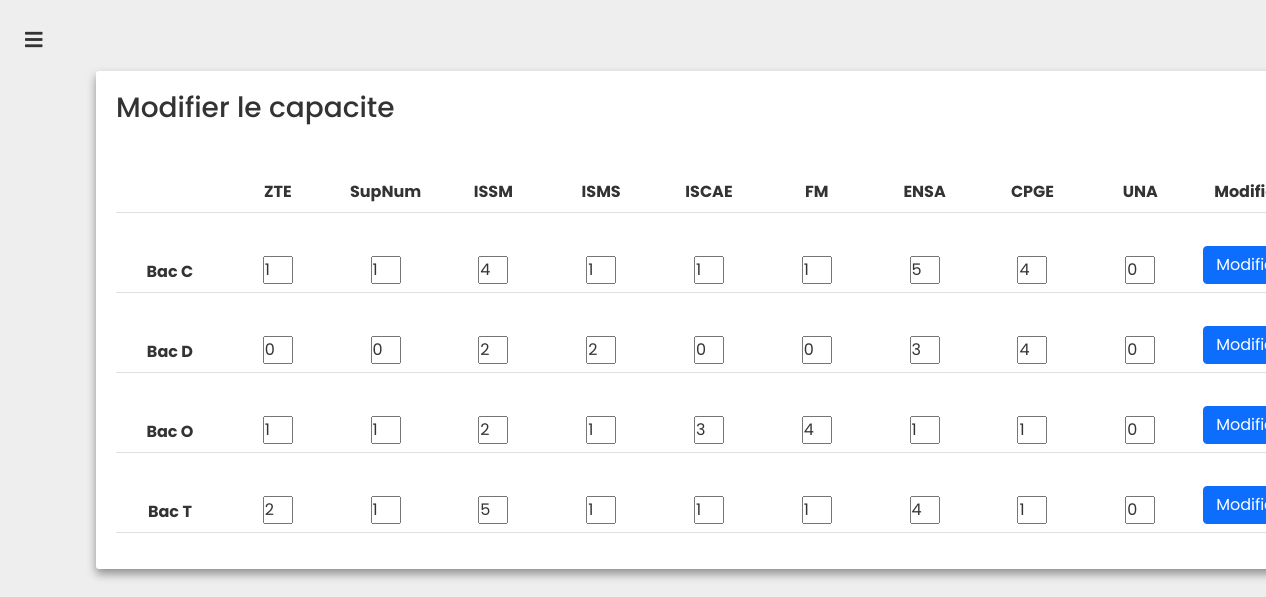
Page /moyenne/capacite.php on the committed database.
### tables this page shows
CREATE TABLE `serie` (
  `id_serie` text NOT NULL,
  `id_matiere` varchar(20) NOT NULL,
  `filiere` varchar(20) DEFAULT NULL
);

CREATE TABLE `capfiliere` (
  `anne` int(4) NOT NULL,
  `filiere` varchar(20) NOT NULL,
  `id_serie` varchar(2) NOT NULL,
  `capacite` int(11) DEFAULT NULL
);

### moyenne/capacite.php (the view, shortened to what this page needs)
<?php
include '../sidebar/index.php';
?>
<!DOCTYPE html>
<html lang="en">
<head>
    <link rel="stylesheet" href="../css/bootstrap.min.css">
    <link rel="stylesheet" href="../css/style.css?v=<?php echo time();?>">
</head>
<body>
<main>
<div class="container">
<h3>Modifier le capacite</h3>
<form method="post">
    <table class="table">
    <?php
        echo "<thead><tr><td></td>";
        $sql = "SELECT `filiere` FROM `serie`";
        $result1 = mysqli_query($connection , $sql);
        $countm = 0;
        global $tab;
        if($result1){
            while($row1 = mysqli_fetch_assoc($result1)){
                if($filiere = $row1['filiere']){
                    echo "<th class='td'>$filiere</th>";
                    $countm += 1;
                    $tab[$countm]=$filiere;
                }
            }
            echo "<th class='td'>Modifier</th>";
        }
        echo "</tr></tbody>";
        $sql1 = "SELECT `id_serie` FROM `serie` where `id_serie` LIKE '_'";
        $result = mysqli_query($connection , $sql1);
        if($result){
            while($row = mysqli_fetch_assoc($result)){
                $serie = $row['id_serie'];
                echo "<tr><th>Bac $serie</th>";
                foreach ($tab as $i){
                    $capacite = "SELECT `capacite` FROM `capfiliere` WHERE (`id_serie`='$serie' and `filiere`='$i')";
                    $result3 = mysqli_query($connection , $capacite);
                    $s = $serie.$i;
                    if($result3 = mysqli_fetch_assoc($result3)){
                        $result3 = $result3['capacite'];
                        echo '<td><input type="number"class="inp"value='.$result3.' name='.$s.'></td>';
                    }else {
                        $insertNewfiliere="INSERT INTO `capfiliere`(`anne`, `id_serie`, `filiere`, `capacite`) VALUES (2022,'$serie','$i',0);";
                        $r = mysqli_query($connection , $insertNewfiliere);
                        echo '<td><input type="number"class="inp"value="0" name='.$s.'></td>';
                    }
                }
                echo '<td class="td"><button class="btn btn-primary" name="submit" value='.$serie.'>Modifier</button></td></tr>';
        }
    }
    ?>
    </table></form>
</div>
</main>
</body>
</html>

### sidebar/index.php (shortened to what this page needs)
<!DOCTYPE html>
<html lang="en" dir="ltr">
  <head>
    <link rel="stylesheet" href="../css/sidebar.css">
    <link rel="stylesheet" href="https://cdnjs.cloudflare.com/ajax/libs/font-awesome/5.15.1/css/all.min.css">
  </head>
  <body>
    <div class="menu-btn">
    <i class="fas fa-bars" id="p"></i>
    </div>
  </body>
</html>

### css/sidebar.css (style rules this page uses)
* { margin: 0; padding: 0; box-sizing: border-box; font-family: "Poppins", sans-serif; }
body { min-height: 100vh; background-color: #fff; }
.menu-btn { position: absolute; color: rgb(16, 16, 16); font-size: 20px; margin: 25px; cursor: pointer; }

### css/style.css (style rules this page uses)
* { margin: 0; padding: 0; box-sizing: border-box; font-family: 'Poppins', sans-serif; color: #333; }
body { background-color: #eee; }
main { min-height: 80vh; display: flex; align-items: center; justify-content: center; }
td , th { text-align: center; align-items: center; max-width: 10px; }
input[type=number] { -moz-appearance: textfield; }
.container { position: relative; left: 60px; background: #fff; border-radius: 3px; box-shadow: 0 5px 10px rgba(0, 0, 0, 0.4); margin: 20px 20px; padding: 20px; max-width: 1250px; left: 76px; }

### moyenne/capacite.php (style rules this page uses)
.inp { width:30px; }
.td { height:80px; }

### rows in the picture
serie: filiere "ZTE"
serie: filiere "SupNum"
serie: filiere "ISSM"
serie: filiere "ISMS"
serie: filiere "ISCAE"
serie: filiere "FM"
serie: filiere "ENSA"
serie: filiere "CPGE"
serie: filiere "UNA"
serie: id_serie "C"
serie: id_serie "D"
serie: id_serie "O"
serie: id_serie "T"
